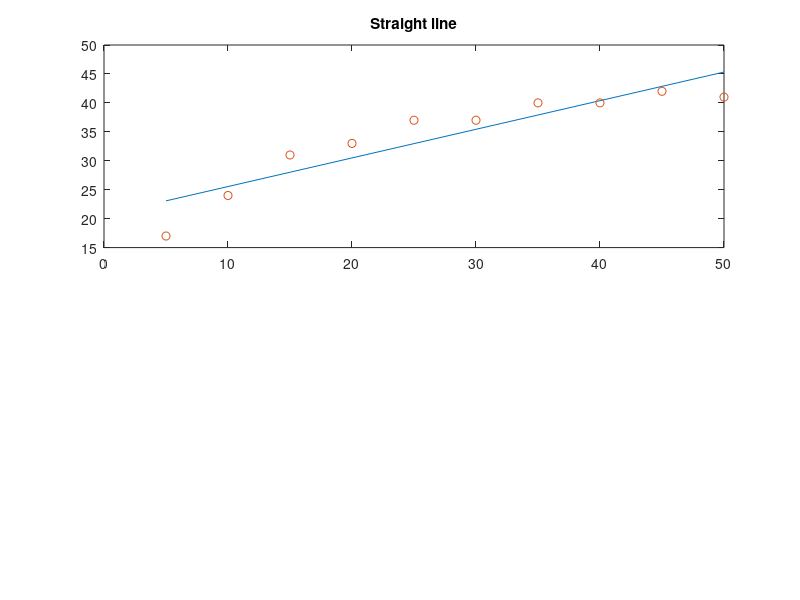
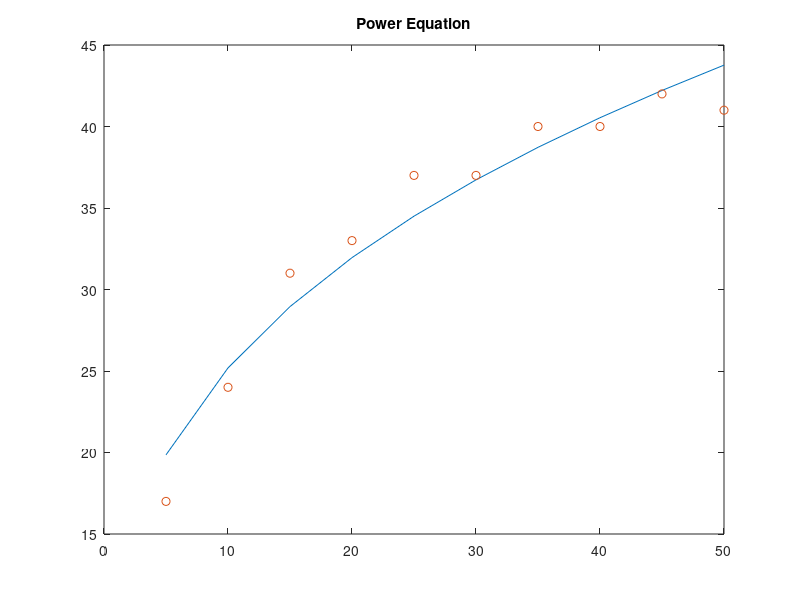
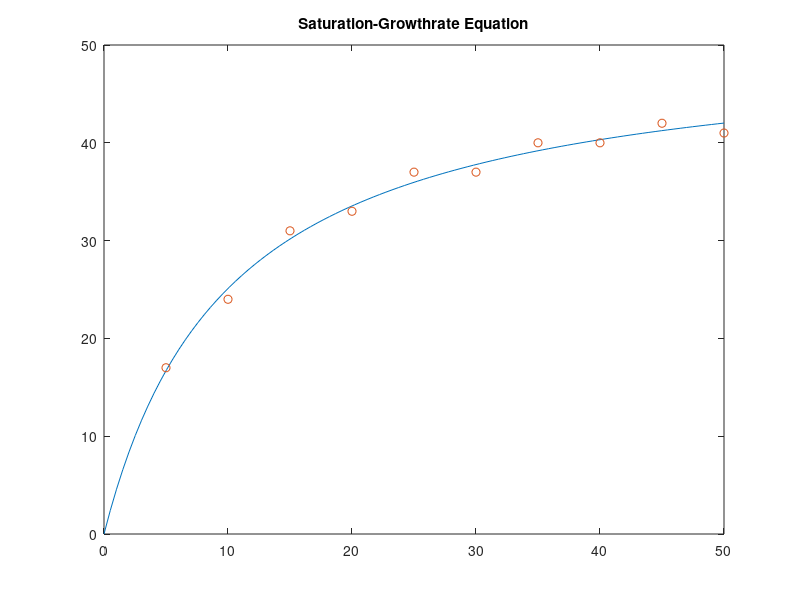
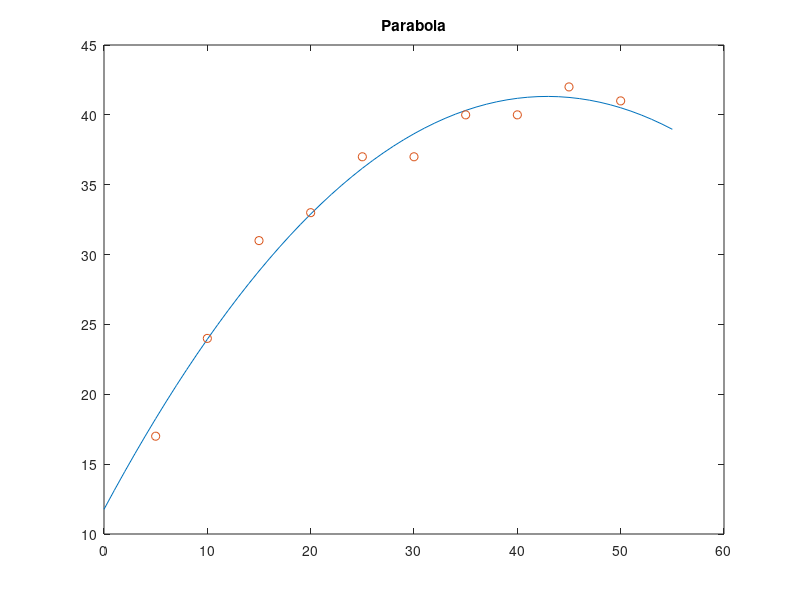

Write MATLAB code to recreate these figures, in order.
% Sharlene M.
% Q1

clc
clear

% Given values
x = [5, 10, 15, 20, 25, 30, 35, 40, 45, 50];
y = [17, 24, 31, 33, 37, 37, 40, 40, 42, 41];

% (a)
matr = ones(size(x')); % creating a matrix
trans = x'; %transpose
A = [trans matr];
b = y';
straight_line = A\b; % Using the formula

% Ploting for a straight line fit
figure(1)
subplot(2,1,1);
plot(x,straight_line(1)*x + straight_line(2))
hold on
title("Straight line");
plot(x,y, "o")
hold off

% (b)
f = @(fit,x) fit(1)*x.^fit(2); % Formula for the power equation
fit = lsqcurvefit(f,[1,1],x,y); % Using a built-in function

% Ploting for a power equation line
figure(2)
plot(x,f(fit,x))
hold on
title("Power Equation");
plot(x,y,"o")
hold off

% % (c)
f1 = @(fit1,x) fit1(1)*(x./(fit1(2)+x)); % Formula for the power equation
fit1 = lsqcurvefit(f1,[50 0.1],x,y); % Using a built-in function

% Ploting for a saturation-growthrate equation
figure(3)
x_val = linspace(0,50,100);
plot(x_val,f1(fit1,x_val));
hold on;
plot(x,y,'o');
title("Saturation-Growthrate Equation")
hold off

% (d)
fit2 = polyfit(x,y,2);
range = (0:55);
y_val = polyval(fit2,range); 

% Ploting for a parabola
figure(4)
plot(range, y_val);
hold on;
plot(x,y,'o');
title("Parabola")
hold off



